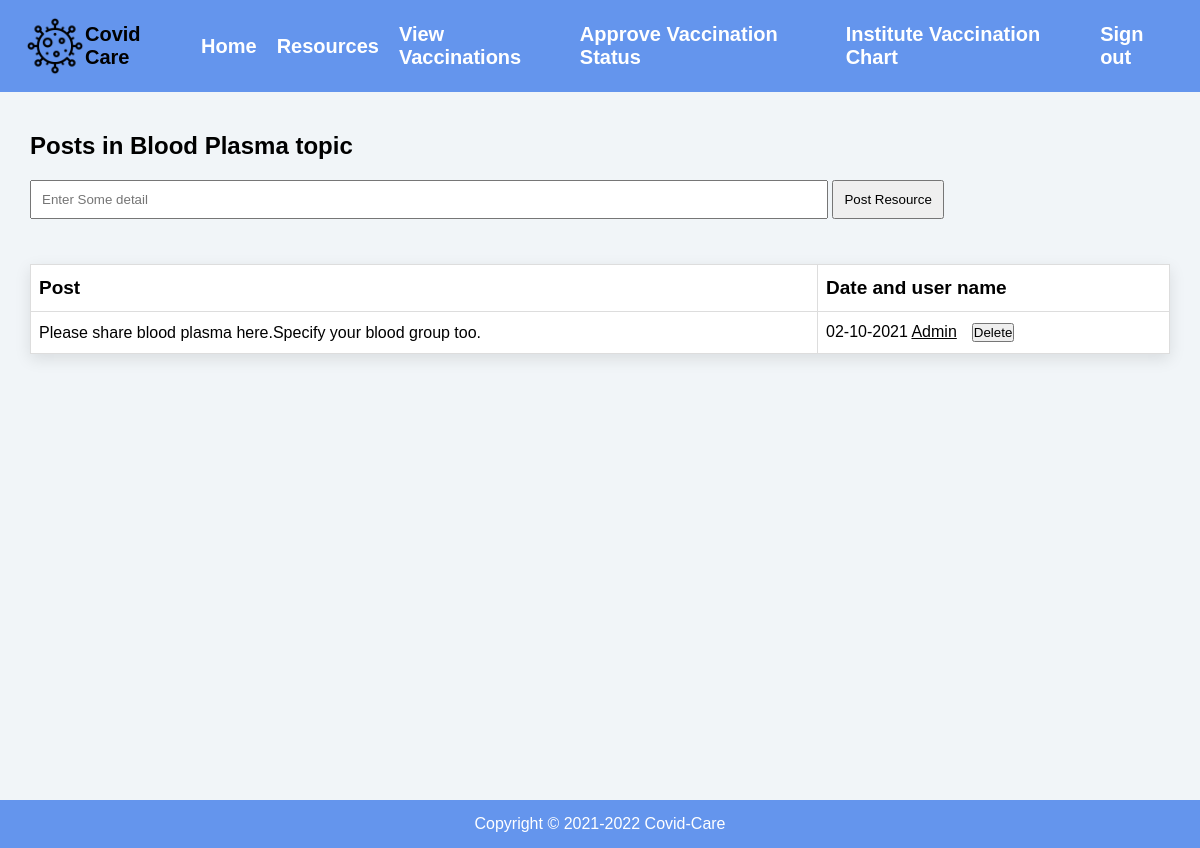
Page /topic.php?id=9 (signed in) on the committed database.
### tables this page shows
CREATE TABLE `topics` (
  `topic_id` int(8) NOT NULL,
  `topic_subject` varchar(255) NOT NULL,
  `topic_cat` int(8) NOT NULL,
  `topic_by` int(8) NOT NULL
);

CREATE TABLE `posts` (
  `post_id` int(8) NOT NULL,
  `post_content` text NOT NULL,
  `post_date` datetime NOT NULL,
  `post_topic` int(8) NOT NULL,
  `post_by` int(8) NOT NULL
);

CREATE TABLE `users` (
  `user_id` int(8) NOT NULL,
  `user_name` varchar(30) NOT NULL,
  `user_pass` varchar(255) NOT NULL,
  `user_email` varchar(255) NOT NULL,
  `user_phone` varchar(255) DEFAULT NULL,
  `user_blood_group` varchar(255) DEFAULT NULL,
  `user_level` int(8) NOT NULL DEFAULT 0,
  `user_vaccination` int(8) NOT NULL DEFAULT 0
);

### topic.php (the view, shortened to what this page needs)
<?php
include 'connect.php';
include 'header.php';
if(isset($_SESSION['signed_in']) == false)
{
    header("Location: signin.php");
    exit();
}
else{
$sql = "SELECT
        topic_id,
        topic_subject
        FROM
        topics
        WHERE
        topics.topic_id = " . mysqli_real_escape_string($conn, $_GET['id']);
$result = mysqli_query($conn, $sql);
if(!$result)
{
    echo 'The topic could not be displayed, please try again later.' . mysqli_error($conn);
}
else
{
    if(mysqli_num_rows($result) == 0)
    {
        echo 'This topic does not exist.';
    }
    else
    {
        while($row = mysqli_fetch_assoc($result))
        {
            echo '<h2>Posts in ' . $row['topic_subject'] . ' topic</h2>';
            $topic_id=$row['topic_id'];
        }
        $sql = "SELECT
                posts.post_id,
                posts.post_topic,
                posts.post_content,
                posts.post_date,
                posts.post_by,
                users.user_id,
                users.user_name
                FROM
                posts
                LEFT JOIN
                users
                ON
                posts.post_by = users.user_id
                WHERE
                posts.post_topic = " . mysqli_real_escape_string($conn, $_GET['id']);
        $result = mysqli_query($conn, $sql);
        if(!$result)
        {
            echo 'The topic could not be displayed, please try again later.';
        }
        else
        {
            echo '<form class="vaccine-link" method="post" action="reply.php?id=' . $topic_id . '">
            <input name="reply-content" required placeholder="Enter Some detail"></input>
            <button type="submit" />Post Resource</button>
        </form>';
            if(mysqli_num_rows($result) == 0)
            {
                echo 'This topic is empty.';
            }
            else
            {
                echo '<table border="1">
                <tr>
                <th>Post</th>
                <th>Date and user name</th>
                </tr>';
                while($row = mysqli_fetch_assoc($result))
                {
                    echo '<tr>';
                        echo '<td class="leftpart">';
                            echo $row['post_content'];
                        echo '</td>';
                        echo '<td class="rightpart">';
                            echo date('d-m-Y', strtotime($row['post_date']));
                            echo '<a href="user.php?id='.$row['user_id'].'">'.$row['user_name'].'</a>';
                            if ($row['user_id']==$_SESSION['user_id']) {
                                echo '<form class="display-inline"  method="post" action="delete.php">';
                                echo '<button>Delete</button>';
                                echo '</form>';
                            }
                        echo '</td>';
                    echo '</tr>';
                }
                echo '</table>';
            }
        }
    }
}
}
?>
<?php
include 'footer.php';
?>

### style.css (style rules this page uses)
* { margin: 0; padding: 0; box-sizing: border-box; font-family: "Poppins", sans-serif; }
body { background-color: #F1F5F8; min-height: 100vh; position: relative; }
a { text-decoration: underline; }
.display-inline { display: inline; margin-left: 15px; }
table { font-family: Arial, Helvetica, sans-serif; border-collapse: collapse; overflow-x: auto; width: 100%; margin-top: 25px; background-color: white; box-shadow: 0 5px 15px rgb(0 0 0 / 10%); }
table td, table th { border: 1px solid #ddd; padding:11px 8px; }
td,h5 { font-size: 16px; font-weight: 300; }
.vaccine-link input { width: 70%; padding: 10px; margin: 20px 0px; }
.vaccine-link button { padding: 10px; }
table th { padding-top: 12px; padding-bottom: 12px; text-align: left; font-weight: bolder; color: black; font-size: 19px; }
table a { color: black; }

### rows in the picture
topics: topic_subject "Blood Plasma"
posts: post_content "Please share blood plasma here.Specify your blood group too.", post_date "02-10-2021", post_by.user_name "Admin"
